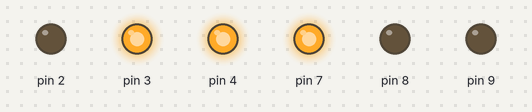
A sketch run on a simulated Arduino Uno, built with avr-gcc and run on an emulated ATmega328P. On the bench: output pins drawn as LEDs (lit = HIGH).

Above: at 0.2 s.
At 1.2 s:
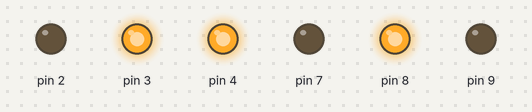
At 1.7 s:
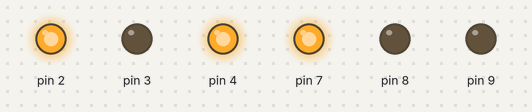
At 2.7 s:
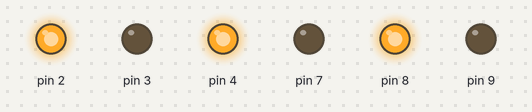
At 3.7 s:
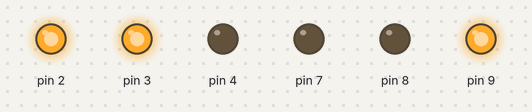
At 5.2 s:
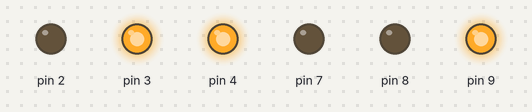
Timing chart, 0 to 5.9 s (numbered marks = the images above):
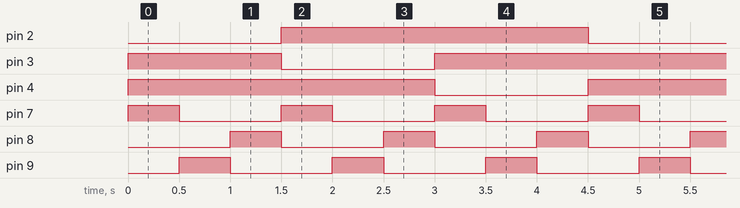

Measured:
- by itself, pin 2, pin 4: alternates HIGH for 3.0 s and LOW for 1.5 s
- by itself, pin 3: repeats every 4.5 s: LOW 1.5 s, HIGH 3.0 s
- by itself, pin 7–9: alternates HIGH for 0.50 s and LOW for 1.0 s

The sketch:

matrics_3x3.ino
```cpp
// C++ code
//
void setup()
{pinMode(2,OUTPUT);
 pinMode(3,OUTPUT);
 pinMode(4,OUTPUT);
 pinMode(7,OUTPUT);
 pinMode(8,OUTPUT);
 pinMode(9,OUTPUT);

 digitalWrite(7,LOW);
 digitalWrite(8,LOW);
 digitalWrite(9,LOW);
}

void loop()
{
  digitalWrite(2,LOW);
  digitalWrite(7,HIGH);
  digitalWrite(4,HIGH);
  digitalWrite(3,HIGH);
  digitalWrite(8,LOW);
  digitalWrite(9,LOW);
  delay(500);
  digitalWrite(2,LOW);
  digitalWrite(7,LOW);
  digitalWrite(4,HIGH);
  digitalWrite(3,HIGH);
  digitalWrite(8,LOW);
  digitalWrite(9,HIGH);
  delay(500);
  digitalWrite(2,LOW);
  digitalWrite(7,LOW);
  digitalWrite(4,HIGH);
  digitalWrite(3,HIGH);
  digitalWrite(8,HIGH);
  digitalWrite(9,LOW);
  delay(500);
  digitalWrite(2,HIGH);
  digitalWrite(7,HIGH);
  digitalWrite(4,HIGH);
  digitalWrite(3,LOW);
  digitalWrite(8,LOW);
  digitalWrite(9,LOW);
  delay(500);
  digitalWrite(2,HIGH);
  digitalWrite(7,LOW);
  digitalWrite(4,HIGH);
  digitalWrite(3,LOW);
  digitalWrite(8,LOW);
  digitalWrite(9,HIGH);
  delay(500);
  digitalWrite(2,HIGH);
  digitalWrite(7,LOW);
  digitalWrite(4,HIGH);
  digitalWrite(3,LOW);
  digitalWrite(8,HIGH);
  digitalWrite(9,LOW);
  delay(500);
  digitalWrite(2,HIGH);
  digitalWrite(7,HIGH);
  digitalWrite(4,LOW);
  digitalWrite(3,HIGH);
  digitalWrite(8,LOW);
  digitalWrite(9,LOW);
  delay(500);
  digitalWrite(2,HIGH);
  digitalWrite(7,LOW);
  digitalWrite(4,LOW);
  digitalWrite(3,HIGH);
  digitalWrite(8,LOW);
  digitalWrite(9,HIGH);
  delay(500);
  digitalWrite(2,HIGH);
  digitalWrite(7,LOW);
  digitalWrite(4,LOW);
  digitalWrite(3,HIGH);
  digitalWrite(8,HIGH);
  digitalWrite(9,LOW);
  delay(500);
}
```
